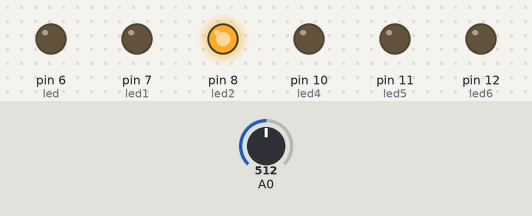
Bench run of a sketch on a simulated Arduino Uno, built with avr-gcc and run on an emulated ATmega328P. Parts: output pins drawn as LEDs (lit = HIGH). Dashed ring = blinking. The inputs (shaded band) are chosen by the test bench; at power-on: A0 = 512.

Above: at 1.3 s.
1.4 s: A0 set to 0
At 2.0 s:
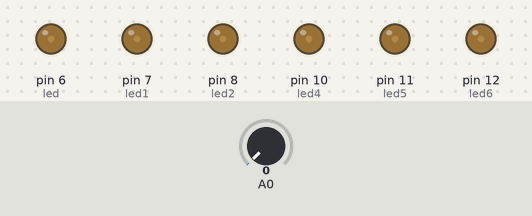
3.0 s: A0 set to 122
At 3.18 s:
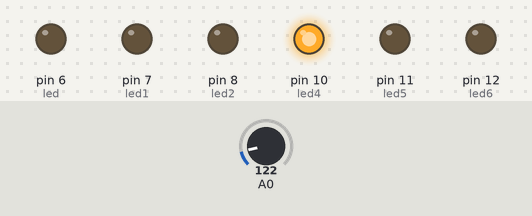
6.1 s: A0 set to 306
At 6.32 s:
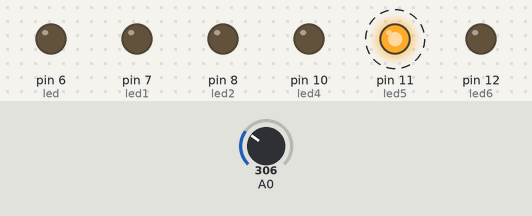
9.2 s: A0 set to 1023
At 10.0 s:
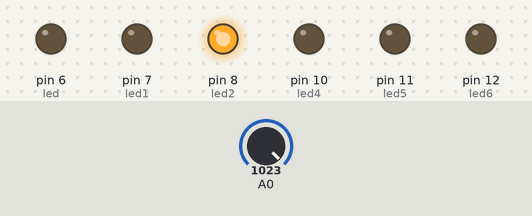
10.7 s: A0 set to 849
At 13.6 s:
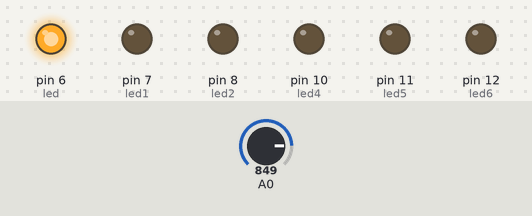
13.8 s: A0 set to 824
Timing chart, 0 to 16.3 s (numbered marks = the images above; inputs shaded):
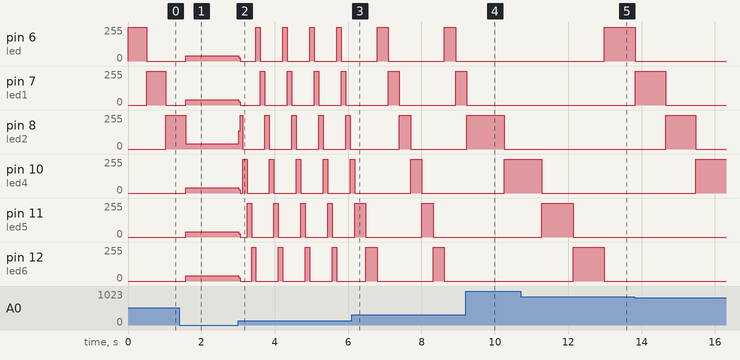

Measured:
- after the input at 1.4 s, pin 6 (led), pin 7 (led1), pin 12 (led6): 0/255 → 41/255 after 0.18 s; pin 8 (led2): 255/255 → 41/255 after 0.18 s
- after the input at 3.0 s, pin 7 (led1): 41/255 → 23/255 at once, then repeats every 0.67 s: 0/255 0.55 s, 255/255 0.12 s; pin 8 (led2): 41/255 → 137/255 at once, then moves between 0/255 and 255/255, repeating every 0.73 s
- after the input at 6.1 s, pin 6 (led): alternates 255/255 for 0.31 s and 0/255 for 1.5 s, starting after 0.69 s; pin 11 (led5): 255/255 → 0/255 after 0.38 s, → 255/255 1.5 s later, → 0/255 0.31 s later; pin 12 (led6): alternates 255/255 for 0.31 s and 0/255 for 1.5 s, starting after 0.38 s
- after the input at 9.2 s, pin 6 (led): stays 0/255 (without the input it goes to 255/255 after 1.3 s); pin 11 (led5): stays 0/255 (without the input it goes to 255/255 after 0.65 s); pin 12 (led6): stays 0/255 (without the input it goes to 255/255 after 0.95 s)
- after the input at 10.7 s, pin 6 (led): 0/255 → 255/255 after 2.3 s instead of 2.6 s

The sketch:

dojo_apoena.ino
```cpp
int led = 6;
int led1 = 7;
int led2 = 8;
int led4 = 10;
int led5 = 11;
int led6 = 12;


void setup() {
  pinMode(led, OUTPUT);
  pinMode(led1, OUTPUT);
  pinMode(led2, OUTPUT);
  pinMode(led4, OUTPUT);
  pinMode(led5, OUTPUT);
  pinMode(led6, OUTPUT);
}

void loop() {
  digitalWrite(led, HIGH);   // turn the LED on (HIGH is the voltage level)
  delay(analogRead(A0));               // wait for a second
  digitalWrite(led, LOW);    // turn the LED off by making the voltage LOW
                // wait for a second
  digitalWrite(led1, HIGH);   // turn the LED on (HIGH is the voltage level)
  delay(analogRead(A0));               // wait for a second
  digitalWrite(led1, LOW);    // turn the LED off by making the voltage LOW
    digitalWrite(led2, HIGH);   // turn the LED on (HIGH is the voltage level)
  delay(analogRead(A0));               // wait for a second
  digitalWrite(led2, LOW);    // turn the LED off by making the voltage LOW
      // turn the LED off by making the voltage LOW
 digitalWrite(led4, HIGH);   // turn the LED on (HIGH is the voltage level)
  delay(analogRead(A0));               // wait for a second
  digitalWrite(led4, LOW);    // turn the LED off by making the voltage LOW
 digitalWrite(led5, HIGH);   // turn the LED on (HIGH is the voltage level)
  delay(analogRead(A0));               // wait for a second
  digitalWrite(led5, LOW);    // turn the LED off by making the voltage LOW
 digitalWrite(led6, HIGH);   // turn the LED on (HIGH is the voltage level)
  delay(analogRead(A0));               // wait for a second
  digitalWrite(led6, LOW);    // turn the LED off by making the voltage LOW
     // turn the LED off by making the voltage LOW
}
```
